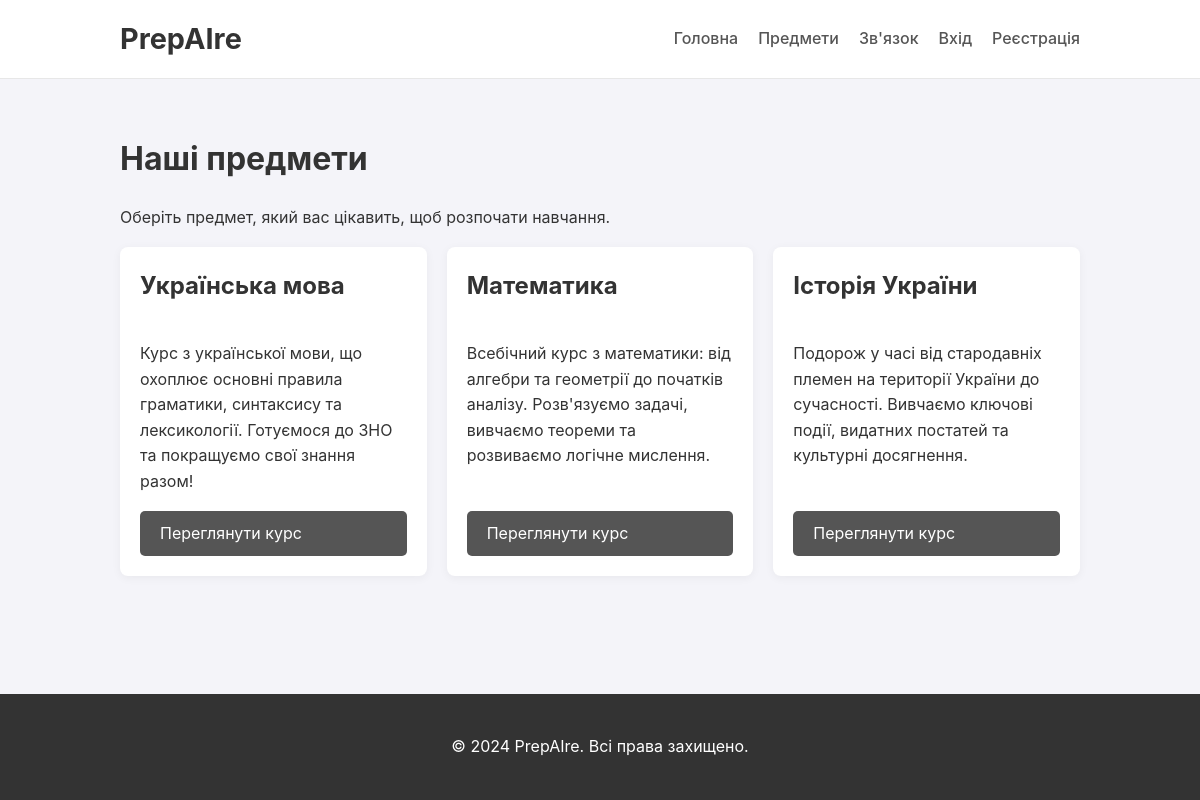
Page /subjects on the committed database.
### models.py (models this page shows)
class Subject(db.Model):
    id = db.Column(db.Integer, primary_key=True)
    name = db.Column(db.String(100), unique=True, nullable=False)
    slug = db.Column(db.String(100), unique=True, nullable=False) # Для URL, напр. 'ukrainian-language'
    description = db.Column(db.Text, nullable=False)
    lessons = db.relationship('Lesson', backref='subject', lazy=True, cascade="all, delete-orphan")

### app.py (the view)
@app.route('/subjects')
def subjects():
    all_subjects = Subject.query.all()
    return render_template('subjects.html', subjects=all_subjects)

### templates/subjects.html (shortened to what this page needs)
{% extends "index.html" %}
{% block content %}
    <h1>Наші предмети</h1>
    <p>Оберіть предмет, який вас цікавить, щоб розпочати навчання.</p>
    <div class="subjects-grid">
        {% for subject in subjects %}
        <div class="subject-card">
            <h2>{{ subject.name }}</h2>
            <p>{{ subject.description }}</p>
            <a href="{{ url_for('subject_page', slug=subject.slug) }}" class="btn">Переглянути курс</a>
        </div>
        {% endfor %}
    </div>
{% endblock %}

### templates/index.html (shortened to what this page needs)
{% extends "base.html" %}

### templates/base.html (shortened to what this page needs)
<!DOCTYPE html>
<html lang="uk">
<head>
    <link rel="stylesheet" href="{{ url_for('static', filename='css/style.css') }}">
</head>
<body>
    <header>
        <div class="container">
            <a href="{{ url_for('index') }}" class="logo">PrepAIre</a>
            <nav>
                <ul>
                    <li><a href="{{ url_for('index') }}">Головна</a></li>
                    <li><a href="{{ url_for('subjects') }}">Предмети</a></li>
                    <li><a href="{{ url_for('contact') }}">Зв'язок</a></li>
                    {% if session.username %}
                        <li><span class="user-greeting">Вітаємо, {{ session.username }}!</span></li>
                        <li><a href="{{ url_for('logout') }}">Вийти</a></li>
                    {% else %}
                        <li><a href="{{ url_for('login') }}">Вхід</a></li>
                        <li><a href="{{ url_for('register') }}">Реєстрація</a></li>
                    {% endif %}
                </ul>
            </nav>
        </div>
    </header>
    <main class="container">
        {% block content %}{% endblock %}
    </main>
    <footer>
        <div class="container">
            <p>© 2024 PrepAIre. Всі права захищено.</p>
        </div>
    </footer>
</body>
</html>

### static/css/style.css (style rules this page uses)
body { font-family: -apple-system, BlinkMacSystemFont, "Segoe UI", Roboto, "Helvetica Neue", Arial, sans-serif; line-height: 1.6; margin: 0; padding: 0; background-color: #f4f4f9; color: #333; display: flex; flex-direction: column; min-height: 100vh; }
.container { width: 80%; margin: 0 auto; max-width: 1100px; }
header { background: #fff; color: #333; padding: 1rem 0; border-bottom: 1px solid #e7e7e7; }
header .container { display: flex; justify-content: space-between; align-items: center; }
header .logo { font-size: 1.8rem; font-weight: bold; color: #333; text-decoration: none; }
header nav ul { list-style: none; padding: 0; margin: 0; display: flex; align-items: center; }
header nav ul li { margin-left: 20px; }
header nav a { color: #555; text-decoration: none; font-weight: 500; transition: color 0.3s; }
main { flex: 1; padding: 2rem 0; }
.btn { display: inline-block; padding: 10px 20px; background: #555; color: #fff; border: none; border-radius: 5px; text-decoration: none; cursor: pointer; transition: background-color 0.3s; }
.subjects-grid { display: grid; grid-template-columns: repeat(auto-fit, minmax(300px, 1fr)); gap: 20px; }
.subject-card { background: #fff; padding: 20px; border-radius: 8px; box-shadow: 0 2px 10px rgba(0,0,0,0.05); display: flex; flex-direction: column; }
.subject-card h2 { margin-top: 0; }
.subject-card p { flex-grow: 1; }
footer { background: #333; color: #fff; text-align: center; padding: 1.5rem 0; margin-top: auto; }

### rows in the picture
Subject: name "Українська мова", description "Курс з української мови, що охоплює основні правила граматики, синтаксису та лексикології. Готуємося до ЗНО та покращуємо свої знання разом!"
Subject: name "Математика", description "Всебічний курс з математики: від алгебри та геометрії до початків аналізу. Розв'язуємо задачі, вивчаємо теореми та розвиваємо логічне мислення."
Subject: name "Історія України", description "Подорож у часі від стародавніх племен на території України до сучасності. Вивчаємо ключові події, видатних постатей та культурні досягнення."
